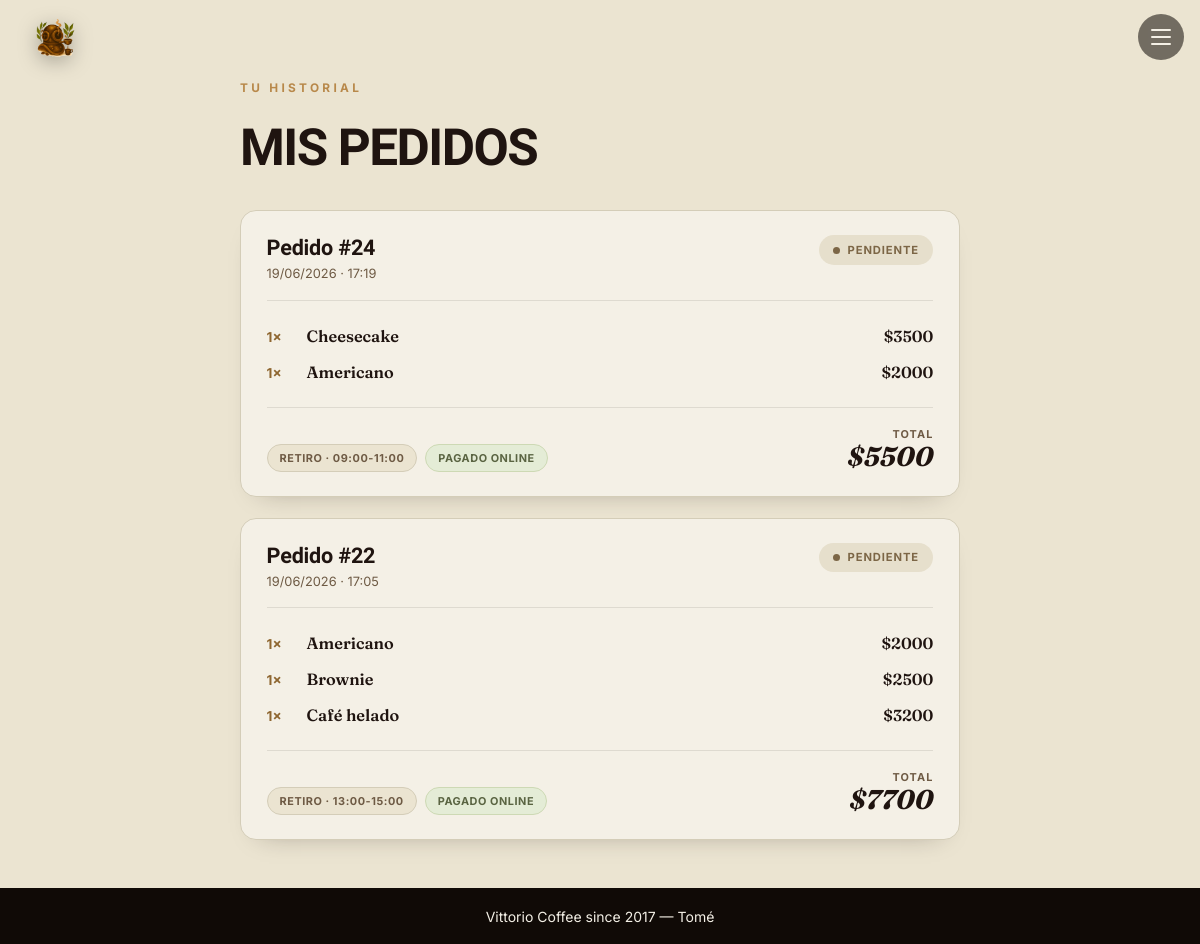
Screenshot of /mis-pedidos/ (signed in) with the database file from the repository.
### tienda/models.py (models this page shows, shortened)
class Pedido(models.Model):
    class Estado(models.TextChoices):
        PENDIENTE = "pendiente", "Pendiente"
        EN_PREPARACION = "en_preparacion", "En preparación"
        LISTO = "listo", "Listo"
        ENTREGADO = "entregado", "Entregado"
        CANCELADO = "cancelado", "Cancelado"
    class TipoEntrega(models.TextChoices):
        RETIRO = "retiro", "Retiro en local"
        DELIVERY = "delivery", "Delivery"
    class ModoPago(models.TextChoices):
        ONLINE = "online", "Pagado online (Mercado Pago)"
        LOCAL = "local", "Pago al retirar"
    usuario = models.ForeignKey(User, on_delete=models.SET_NULL, null=True, blank=True, related_name="pedidos")
    estado = models.CharField(max_length=20, choices=Estado.choices, default=Estado.PENDIENTE)  # estado actual
    tipo_entrega = models.CharField(max_length=20, choices=TipoEntrega.choices, default=TipoEntrega.RETIRO)
    direccion_entrega = models.CharField(max_length=255, blank=True)  # solo si es delivery
    telefono = models.CharField(max_length=20, blank=True)            # teléfono de contacto
    nombre_contacto = models.CharField(max_length=120, blank=True)    # nombre de quien retira
    hora_retiro = models.CharField(max_length=40, blank=True)         # horario elegido para retirar
    modo_pago = models.CharField(max_length=10, choices=ModoPago.choices, default=ModoPago.LOCAL)
    notas = models.TextField(blank=True, help_text="Observaciones del cliente")
    creado = models.DateTimeField(auto_now_add=True)   # fecha en que se hizo el pedido
    actualizado = models.DateTimeField(auto_now=True)  # fecha de la última modificación
    class Meta:
        verbose_name = "Pedido"
        verbose_name_plural = "Pedidos"
        ordering = ["-creado"]  # el "-" los muestra del más nuevo al más viejo
    def total(self):
        return sum(detalle.subtotal() for detalle in self.detalles.all())

class DetallePedido(models.Model):
    pedido = models.ForeignKey(Pedido, on_delete=models.CASCADE, related_name="detalles")  # CASCADE = si se borra el pedido, se borran sus líneas
    producto = models.ForeignKey(Producto, on_delete=models.PROTECT, related_name="detalles_pedido")  # PROTECT = no deja borrar un producto que está en pedidos
    cantidad = models.PositiveIntegerField(default=1)  # cuántas unidades
    precio_unitario = models.PositiveIntegerField(help_text="Precio al momento de la compra (CLP)")  # guarda el precio de ESE momento (el historial no cambia si suben el precio después)
    class Meta:
        verbose_name = "Detalle de pedido"
        verbose_name_plural = "Detalles de pedido"
    def subtotal(self):
        return self.cantidad * self.precio_unitario

class Producto(models.Model):
    nombre = models.CharField(max_length=150)    # nombre del producto
    descripcion = models.TextField(blank=True)   # descripción opcional
    precio = models.DecimalField(max_digits=8, decimal_places=2, validators=[MinValueValidator(1)])  # precio (mínimo 1)
    categoria = models.ForeignKey(
        Categoria,
        on_delete=models.PROTECT,        # PROTECT = no deja borrar una categoría si tiene productos
        related_name="productos",        # permite hacer: categoria.productos.all()
    )
    imagen = models.ImageField(upload_to="productos/", blank=True, null=True)  # foto (opcional)
    disponible = models.BooleanField(default=True)   # si está disponible para comprar
    destacado = models.BooleanField(default=False)   # si se muestra como destacado
    creado = models.DateTimeField(auto_now_add=True)  # guarda la fecha de creación sola
    class Meta:
        verbose_name = "Producto"
        verbose_name_plural = "Productos"
        ordering = ["nombre"]  # ordenados por nombre

### tienda/views.py (the view)
# urls.py: path("mis-pedidos/", views.mis_pedidos, name="mis_pedidos"),
@login_required(login_url="tienda:login")  # 🔒 hay que estar logueado
def mis_pedidos(request):
    pedidos = Pedido.objects.filter(usuario=request.user).prefetch_related("detalles__producto")
    return render(request, "mis_pedidos.html", {"pedidos":pedidos})

### tienda/templates/mis_pedidos.html (shortened to what this page needs)
{% extends "base.html" %}
{% block contenido %}
<div class="pedidos-wrap">
    <p class="section-eyebrow">Tu historial</p>
    <h1 class="pedidos-title">Mis pedidos</h1>
    {% for pedido in pedidos %}
        <article class="pedido-card">
            <header class="pedido-card__head">
                <div>
                    <h2 class="pedido-card__id">Pedido #{{ pedido.id }}</h2>
                    <p class="pedido-card__date">{{ pedido.creado|date:"d/m/Y · H:i" }}</p>
                </div>
                <span class="estado-badge estado-badge--{{ pedido.estado }}">{{ pedido.get_estado_display }}</span>
            </header>
            <ul class="pedido-card__items">
                {% for d in pedido.detalles.all %}
                    <li>
                        <span class="pedido-card__qty">{{ d.cantidad }}×</span>
                        <span class="pedido-card__name">{{ d.producto.nombre }}</span>
                        <span class="pedido-card__price">${{ d.subtotal }}</span>
                    </li>
                {% endfor %}
            </ul>
            <footer class="pedido-card__foot">
                <div class="pedido-card__tags">
                    {% if pedido.hora_retiro %}
                        <span class="pedido-tag">Retiro · {{ pedido.hora_retiro }}</span>
                    {% else %}
                        <span class="pedido-tag">{{ pedido.get_tipo_entrega_display }}</span>
                    {% endif %}
                    <span class="pedido-tag pedido-tag--{{ pedido.modo_pago }}">
                        {% if pedido.modo_pago == 'online' %}Pagado online{% else %}Pago al retirar{% endif %}
                    </span>
                </div>
                <div class="pedido-card__total">
                    <span>Total</span>
                    <strong>${{ pedido.total }}</strong>
                </div>
            </footer>
        </article>
    {% empty %}
        <div class="pedidos-empty">
            <p>Todavía no hiciste ningún pedido.</p>
            <a href="{% url 'tienda:catalogo' %}" class="btn btn-primary">Ver la carta</a>
        </div>
    {% endfor %}
</div>
{% endblock %}

### static/css/estilos.css (style rules this page uses)
:root { --cream-light: #f4f0e6; --cream: #ebe4d1; --cream-warm: #d4cdb8; --coffee: #6e5a44; --coffee-dark: #1f1410; --noir: #100a06; --accent: #b8884a; --accent-deep: #8e6630; --forest: #7a8761; --forest-deep: #5a6442; --hot: #c4623a; --cold: #7a8f50; --font-display: 'Hanken Grotesk', 'Inter', system-ui, sans-serif; --font-serif: 'Fraunces', 'Georgia', serif; --font-body: 'Inter', system-ui, -apple-system, sans-serif; --font-hand: 'Caveat', cursive; --font-chalk: 'Permanent Marker', cursive; }
body { background-color: var(--cream); color: var(--coffee-dark); font-family: var(--font-body); }
h1, h2, h3, h4, h5 { font-family: var(--font-display); font-weight: 900; letter-spacing: -0.02em; color: var(--coffee-dark); }
.section-eyebrow { font-family: var(--font-body); font-size: 0.74rem; font-weight: 700; letter-spacing: 0.28em; text-transform: uppercase; color: var(--accent); margin: 0 0 1.2rem; }
.pedidos-wrap { max-width: 720px; margin: 0 auto; }
.pedidos-title { font-family: var(--font-display); font-weight: 900; font-size: clamp(2.2rem, 6vw, 3.2rem); letter-spacing: -0.03em; text-transform: uppercase; color: var(--coffee-dark); margin: 0 0 2rem; }
.pedido-card { background: var(--cream-light); border: 1px solid var(--cream-warm); border-radius: 16px; padding: 1.5rem 1.6rem; margin-bottom: 1.3rem; box-shadow: 0 12px 26px -20px rgba(31, 20, 16, 0.4); }
.pedido-card__head { display: flex; justify-content: space-between; align-items: flex-start; gap: 1rem; margin-bottom: 0.4rem; }
.pedido-card__id { font-family: var(--font-display); font-weight: 900; font-size: 1.35rem; letter-spacing: -0.01em; color: var(--coffee-dark); margin: 0; }
.pedido-card__date { font-family: var(--font-body); font-size: 0.8rem; color: var(--coffee); margin: 0.2rem 0 0; }
.estado-badge { display: inline-flex; align-items: center; gap: 0.45rem; padding: 0.4rem 0.9rem; border-radius: 999px; font-family: var(--font-body); font-weight: 700; font-size: 0.7rem; text-transform: uppercase; letter-spacing: 0.08em; white-space: nowrap; }
.estado-badge::before { content: ""; width: 7px; height: 7px; border-radius: 50%; background: currentColor; }
.estado-badge--pendiente { background: #e6dfcc; color: #7c6646; }
.pedido-card__items { list-style: none; padding: 1.1rem 0; margin: 1rem 0 0; border-top: 1px solid rgba(31, 20, 16, 0.1); border-bottom: 1px solid rgba(31, 20, 16, 0.1); }
.pedido-card__items li { display: flex; align-items: baseline; gap: 0.7rem; padding: 0.35rem 0; }
.pedido-card__qty { font-family: var(--font-body); font-weight: 700; font-size: 0.85rem; color: var(--accent-deep); min-width: 1.8rem; }
.pedido-card__name { flex: 1; font-family: var(--font-serif); font-weight: 600; font-size: 1.02rem; color: var(--coffee-dark); }
.pedido-card__price { font-family: var(--font-serif); font-weight: 600; font-size: 1rem; color: var(--coffee-dark); white-space: nowrap; }
.pedido-card__foot { display: flex; justify-content: space-between; align-items: flex-end; gap: 1rem; flex-wrap: wrap; margin-top: 1.1rem; }
.pedido-card__tags { display: flex; flex-wrap: wrap; gap: 0.5rem; }
.pedido-tag { display: inline-flex; align-items: center; padding: 0.3rem 0.75rem; border-radius: 999px; background: var(--cream); border: 1px solid var(--cream-warm); font-family: var(--font-body); font-size: 0.68rem; font-weight: 700; color: var(--coffee); text-transform: uppercase; letter-spacing: 0.05em; }
.pedido-tag--online { background: #e4ecd6; border-color: #cdd9b4; color: var(--forest-deep); }
.pedido-card__total { display: flex; flex-direction: column; align-items: flex-end; }
.pedido-card__total span { font-family: var(--font-body); font-size: 0.68rem; font-weight: 700; text-transform: uppercase; letter-spacing: 0.1em; color: var(--coffee); }
.pedido-card__total strong { font-family: var(--font-serif); font-style: italic; font-weight: 700; font-size: 1.7rem; color: var(--coffee-dark); line-height: 1.1; }

### rows the page displays
Pedido: id "24", creado "19/06/2026 · 17:19", estado "PENDIENTE", hora_retiro "09:00-11:00", modo_pago "PAGADO ONLINE", total "5500"
DetallePedido: cantidad "1", producto.nombre "Cheesecake", subtotal "3500"
DetallePedido: cantidad "1", producto.nombre "Americano", subtotal "2000"
Pedido: id "22", creado "19/06/2026 · 17:05", estado "PENDIENTE", hora_retiro "13:00-15:00", modo_pago "PAGADO ONLINE", total "7700"
DetallePedido: cantidad "1", producto.nombre "Americano", subtotal "2000"
DetallePedido: cantidad "1", producto.nombre "Brownie", subtotal "2500"
DetallePedido: cantidad "1", producto.nombre "Café helado", subtotal "3200"
